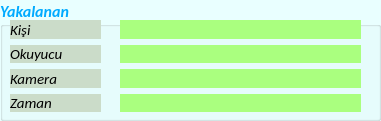
   <widget class="QGroupBox" name="groupBox_13">
    <property name="geometry">
     <rect>
      <x>1530</x>
      <y>450</y>
      <width>381</width>
      <height>121</height>
     </rect>
    </property>
    <property name="palette">
     <palette>
      <active>
       <colorrole role="WindowText">
        <brush brushstyle="SolidPattern">
         <color alpha="255">
          <red>0</red>
          <green>170</green>
          <blue>255</blue>
         </color>
        </brush>
       </colorrole>
       <colorrole role="Button">
        <brush brushstyle="SolidPattern">
         <color alpha="255">
          <red>233</red>
          <green>255</green>
          <blue>255</blue>
         </color>
        </brush>
       </colorrole>
       <colorrole role="Base">
        <brush brushstyle="SolidPattern">
         <color alpha="255">
          <red>233</red>
          <green>255</green>
          <blue>255</blue>
         </color>
        </brush>
       </colorrole>
       <colorrole role="Window">
        <brush brushstyle="SolidPattern">
         <color alpha="255">
          <red>233</red>
          <green>255</green>
          <blue>255</blue>
         </color>
        </brush>
       </colorrole>
      </active>
      <inactive>
       <colorrole role="WindowText">
        <brush brushstyle="SolidPattern">
         <color alpha="255">
          <red>0</red>
          <green>170</green>
          <blue>255</blue>
         </color>
        </brush>
       </colorrole>
       <colorrole role="Button">
        <brush brushstyle="SolidPattern">
         <color alpha="255">
          <red>233</red>
          <green>255</green>
          <blue>255</blue>
         </color>
        </brush>
       </colorrole>
       <colorrole role="Base">
        <brush brushstyle="SolidPattern">
         <color alpha="255">
          <red>233</red>
          <green>255</green>
          <blue>255</blue>
         </color>
        </brush>
       </colorrole>
       <colorrole role="Window">
        <brush brushstyle="SolidPattern">
         <color alpha="255">
          <red>233</red>
          <green>255</green>
          <blue>255</blue>
         </color>
        </brush>
       </colorrole>
      </inactive>
      <disabled>
       <colorrole role="WindowText">
        <brush brushstyle="SolidPattern">
         <color alpha="255">
          <red>120</red>
          <green>120</green>
          <blue>120</blue>
         </color>
        </brush>
       </colorrole>
       <colorrole role="Button">
        <brush brushstyle="SolidPattern">
         <color alpha="255">
          <red>233</red>
          <green>255</green>
          <blue>255</blue>
         </color>
        </brush>
       </colorrole>
       <colorrole role="Base">
        <brush brushstyle="SolidPattern">
         <color alpha="255">
          <red>233</red>
          <green>255</green>
          <blue>255</blue>
         </color>
        </brush>
       </colorrole>
       <colorrole role="Window">
        <brush brushstyle="SolidPattern">
         <color alpha="255">
          <red>233</red>
          <green>255</green>
          <blue>255</blue>
         </color>
        </brush>
       </colorrole>
      </disabled>
     </palette>
    </property>
    <property name="font">
     <font>
      <family>Calibri</family>
      <pointsize>12</pointsize>
      <weight>75</weight>
      <italic>true</italic>
      <bold>true</bold>
     </font>
    </property>
    <property name="styleSheet">
     <string notr="true">background-color: rgb(233, 255, 255);
QLabel { background-color : red; color : blue; }

</string>
    </property>
    <property name="title">
     <string>Yakalanan</string>
    </property>
    <widget class="QWidget" name="layoutWidget">
     <property name="geometry">
      <rect>
       <x>120</x>
       <y>20</y>
       <width>241</width>
       <height>92</height>
      </rect>
     </property>
     <layout class="QVBoxLayout" name="verticalLayout_2">
      <item>
       <widget class="QLabel" name="lbl_canli_kisi">
        <property name="font">
         <font>
          <family>Calibri</family>
          <pointsize>11</pointsize>
          <weight>75</weight>
          <bold>true</bold>
         </font>
        </property>
        <property name="styleSheet">
         <string notr="true">background-color: rgb(170, 255, 127);</string>
        </property>
        <property name="text">
         <string/>
        </property>
       </widget>
      </item>
      <item>
       <widget class="QLabel" name="lbl_canli_okuyucu">
        <property name="font">
         <font>
          <family>Calibri</family>
          <pointsize>11</pointsize>
          <weight>75</weight>
          <bold>true</bold>
         </font>
        </property>
        <property name="styleSheet">
         <string notr="true">background-color: rgb(170, 255, 127);</string>
        </property>
        <property name="text">
         <string/>
        </property>
       </widget>
      </item>
      <item>
       <widget class="QLabel" name="lbl_canli_kamera">
        <property name="font">
         <font>
          <family>Calibri</family>
          <pointsize>11</pointsize>
          <weight>75</weight>
          <bold>true</bold>
         </font>
        </property>
        <property name="styleSheet">
         <string notr="true">background-color: rgb(170, 255, 127);</string>
        </property>
        <property name="text">
         <string/>
        </property>
       </widget>
      </item>
      <item>
       <widget class="QLabel" name="lbl_canli_zaman">
        <property name="font">
         <font>
          <family>Calibri</family>
          <pointsize>11</pointsize>
          <weight>75</weight>
          <bold>true</bold>
         </font>
        </property>
        <property name="styleSheet">
         <string notr="true">background-color: rgb(170, 255, 127);</string>
        </property>
        <property name="text">
         <string/>
        </property>
       </widget>
      </item>
     </layout>
    </widget>
    <widget class="QWidget" name="layoutWidget">
     <property name="geometry">
      <rect>
       <x>10</x>
       <y>20</y>
       <width>91</width>
       <height>92</height>
      </rect>
     </property>
     <layout class="QVBoxLayout" name="verticalLayout">
      <item>
       <widget class="QLabel" name="label_12">
        <property name="font">
         <font>
          <family>Calibri</family>
          <pointsize>11</pointsize>
          <weight>50</weight>
          <bold>false</bold>
         </font>
        </property>
        <property name="styleSheet">
         <string notr="true">background-color: rgb(203, 220, 201);</string>
        </property>
        <property name="text">
         <string>Kişi</string>
        </property>
       </widget>
      </item>
      <item>
       <widget class="QLabel" name="label_13">
        <property name="font">
         <font>
          <family>Calibri</family>
          <pointsize>11</pointsize>
          <weight>50</weight>
          <bold>false</bold>
         </font>
        </property>
        <property name="styleSheet">
         <string notr="true">background-color: rgb(170, 255, 127);
background-color: rgb(203, 220, 201);</string>
        </property>
        <property name="text">
         <string>Okuyucu</string>
        </property>
       </widget>
      </item>
      <item>
       <widget class="QLabel" name="label_14">
        <property name="font">
         <font>
          <family>Calibri</family>
          <pointsize>11</pointsize>
          <weight>50</weight>
          <bold>false</bold>
         </font>
        </property>
        <property name="styleSheet">
         <string notr="true">background-color: rgb(170, 255, 127);
background-color: rgb(203, 220, 201);</string>
        </property>
        <property name="text">
         <string>Kamera</string>
        </property>
       </widget>
      </item>
      <item>
       <widget class="QLabel" name="label_16">
        <property name="font">
         <font>
          <family>Calibri</family>
          <pointsize>11</pointsize>
          <weight>50</weight>
          <bold>false</bold>
         </font>
        </property>
        <property name="styleSheet">
         <string notr="true">background-color: rgb(170, 255, 127);
background-color: rgb(203, 220, 201);</string>
        </property>
        <property name="text">
         <string>Zaman </string>
        </property>
       </widget>
      </item>
     </layout>
    </widget>
   </widget>
